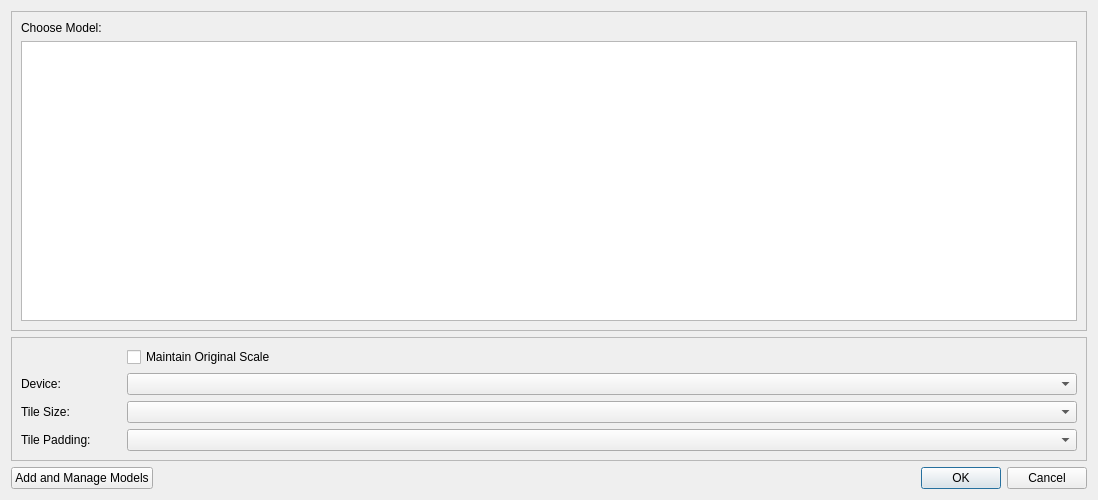
<?xml version="1.0" encoding="UTF-8"?>
<ui version="4.0">
 <class>Dialog</class>
 <widget class="QDialog" name="Dialog">
  <property name="geometry">
   <rect>
    <x>0</x>
    <y>0</y>
    <width>1098</width>
    <height>500</height>
   </rect>
  </property>
  <property name="minimumSize">
   <size>
    <width>0</width>
    <height>400</height>
   </size>
  </property>
  <property name="windowTitle">
   <string>Run Model</string>
  </property>
  <layout class="QVBoxLayout" name="verticalLayout">
   <item>
    <widget class="QFrame" name="frame">
     <property name="minimumSize">
      <size>
       <width>0</width>
       <height>300</height>
      </size>
     </property>
     <property name="frameShape">
      <enum>QFrame::StyledPanel</enum>
     </property>
     <property name="frameShadow">
      <enum>QFrame::Raised</enum>
     </property>
     <layout class="QVBoxLayout" name="verticalLayout_2">
      <item>
       <widget class="QLabel" name="label">
        <property name="text">
         <string>Choose Model:</string>
        </property>
       </widget>
      </item>
      <item>
       <widget class="QListWidget" name="listWidget">
        <property name="minimumSize">
         <size>
          <width>0</width>
          <height>250</height>
         </size>
        </property>
       </widget>
      </item>
     </layout>
    </widget>
   </item>
   <item>
    <widget class="QFrame" name="frame_2">
     <property name="frameShape">
      <enum>QFrame::StyledPanel</enum>
     </property>
     <property name="frameShadow">
      <enum>QFrame::Raised</enum>
     </property>
     <layout class="QGridLayout" name="gridLayout">
      <item row="3" column="0">
       <widget class="QFrame" name="frame_4">
        <property name="frameShape">
         <enum>QFrame::NoFrame</enum>
        </property>
        <property name="frameShadow">
         <enum>QFrame::Plain</enum>
        </property>
        <layout class="QHBoxLayout" name="horizontalLayout_2">
         <property name="leftMargin">
          <number>0</number>
         </property>
         <property name="topMargin">
          <number>0</number>
         </property>
         <property name="rightMargin">
          <number>0</number>
         </property>
         <property name="bottomMargin">
          <number>0</number>
         </property>
         <item>
          <widget class="QLabel" name="label_3">
           <property name="minimumSize">
            <size>
             <width>100</width>
             <height>0</height>
            </size>
           </property>
           <property name="maximumSize">
            <size>
             <width>100</width>
             <height>16777215</height>
            </size>
           </property>
           <property name="text">
            <string>Tile Size:</string>
           </property>
          </widget>
         </item>
         <item>
          <widget class="QComboBox" name="tileSize_combobox"/>
         </item>
        </layout>
       </widget>
      </item>
      <item row="4" column="0">
       <widget class="QFrame" name="frame_5">
        <property name="frameShape">
         <enum>QFrame::NoFrame</enum>
        </property>
        <property name="frameShadow">
         <enum>QFrame::Plain</enum>
        </property>
        <layout class="QHBoxLayout" name="horizontalLayout_3">
         <property name="leftMargin">
          <number>0</number>
         </property>
         <property name="topMargin">
          <number>0</number>
         </property>
         <property name="rightMargin">
          <number>0</number>
         </property>
         <property name="bottomMargin">
          <number>0</number>
         </property>
         <item>
          <widget class="QLabel" name="label_4">
           <property name="minimumSize">
            <size>
             <width>100</width>
             <height>0</height>
            </size>
           </property>
           <property name="maximumSize">
            <size>
             <width>100</width>
             <height>16777215</height>
            </size>
           </property>
           <property name="text">
            <string>Tile Padding:</string>
           </property>
          </widget>
         </item>
         <item>
          <widget class="QComboBox" name="tilePadding_combobox"/>
         </item>
        </layout>
       </widget>
      </item>
      <item row="1" column="0">
       <widget class="QFrame" name="frame_3">
        <property name="frameShape">
         <enum>QFrame::NoFrame</enum>
        </property>
        <property name="frameShadow">
         <enum>QFrame::Plain</enum>
        </property>
        <layout class="QHBoxLayout" name="horizontalLayout">
         <property name="leftMargin">
          <number>0</number>
         </property>
         <property name="topMargin">
          <number>0</number>
         </property>
         <property name="rightMargin">
          <number>0</number>
         </property>
         <property name="bottomMargin">
          <number>0</number>
         </property>
         <item>
          <widget class="QLabel" name="label_2">
           <property name="minimumSize">
            <size>
             <width>100</width>
             <height>0</height>
            </size>
           </property>
           <property name="maximumSize">
            <size>
             <width>100</width>
             <height>16777215</height>
            </size>
           </property>
           <property name="text">
            <string>Device:</string>
           </property>
          </widget>
         </item>
         <item>
          <widget class="QComboBox" name="device_combobox"/>
         </item>
        </layout>
       </widget>
      </item>
      <item row="0" column="0">
       <widget class="QFrame" name="frame_8">
        <property name="frameShape">
         <enum>QFrame::NoFrame</enum>
        </property>
        <property name="frameShadow">
         <enum>QFrame::Raised</enum>
        </property>
        <layout class="QHBoxLayout" name="horizontalLayout_6">
         <property name="leftMargin">
          <number>0</number>
         </property>
         <property name="topMargin">
          <number>0</number>
         </property>
         <property name="rightMargin">
          <number>0</number>
         </property>
         <property name="bottomMargin">
          <number>0</number>
         </property>
         <item>
          <widget class="QLabel" name="label_5">
           <property name="minimumSize">
            <size>
             <width>100</width>
             <height>0</height>
            </size>
           </property>
           <property name="maximumSize">
            <size>
             <width>100</width>
             <height>16777215</height>
            </size>
           </property>
           <property name="text">
            <string/>
           </property>
          </widget>
         </item>
         <item>
          <widget class="QCheckBox" name="checkBox_maintainScale">
           <property name="text">
            <string>Maintain Original Scale</string>
           </property>
          </widget>
         </item>
        </layout>
       </widget>
      </item>
     </layout>
    </widget>
   </item>
   <item>
    <widget class="QFrame" name="frame_6">
     <property name="frameShape">
      <enum>QFrame::NoFrame</enum>
     </property>
     <property name="frameShadow">
      <enum>QFrame::Raised</enum>
     </property>
     <layout class="QHBoxLayout" name="horizontalLayout_4">
      <property name="leftMargin">
       <number>0</number>
      </property>
      <property name="topMargin">
       <number>0</number>
      </property>
      <property name="rightMargin">
       <number>0</number>
      </property>
      <property name="bottomMargin">
       <number>0</number>
      </property>
      <item>
       <widget class="QFrame" name="frame_7">
        <property name="frameShape">
         <enum>QFrame::NoFrame</enum>
        </property>
        <property name="frameShadow">
         <enum>QFrame::Raised</enum>
        </property>
        <layout class="QHBoxLayout" name="horizontalLayout_5">
         <property name="leftMargin">
          <number>0</number>
         </property>
         <property name="topMargin">
          <number>0</number>
         </property>
         <property name="rightMargin">
          <number>0</number>
         </property>
         <property name="bottomMargin">
          <number>0</number>
         </property>
         <item>
          <widget class="QPushButton" name="pushButton_modelManager">
           <property name="text">
            <string>Add and Manage Models</string>
           </property>
           <property name="icon">
            <iconset theme="list-add">
             <normaloff>.</normaloff>.</iconset>
           </property>
          </widget>
         </item>
        </layout>
       </widget>
      </item>
      <item>
       <widget class="QDialogButtonBox" name="buttonBox">
        <property name="orientation">
         <enum>Qt::Horizontal</enum>
        </property>
        <property name="standardButtons">
         <set>QDialogButtonBox::Cancel|QDialogButtonBox::Ok</set>
        </property>
       </widget>
      </item>
     </layout>
    </widget>
   </item>
  </layout>
 </widget>
 <resources/>
 <connections>
  <connection>
   <sender>buttonBox</sender>
   <signal>accepted()</signal>
   <receiver>Dialog</receiver>
   <slot>accept()</slot>
   <hints>
    <hint type="sourcelabel">
     <x>248</x>
     <y>254</y>
    </hint>
    <hint type="destinationlabel">
     <x>157</x>
     <y>274</y>
    </hint>
   </hints>
  </connection>
  <connection>
   <sender>buttonBox</sender>
   <signal>rejected()</signal>
   <receiver>Dialog</receiver>
   <slot>reject()</slot>
   <hints>
    <hint type="sourcelabel">
     <x>316</x>
     <y>260</y>
    </hint>
    <hint type="destinationlabel">
     <x>286</x>
     <y>274</y>
    </hint>
   </hints>
  </connection>
 </connections>
</ui>
